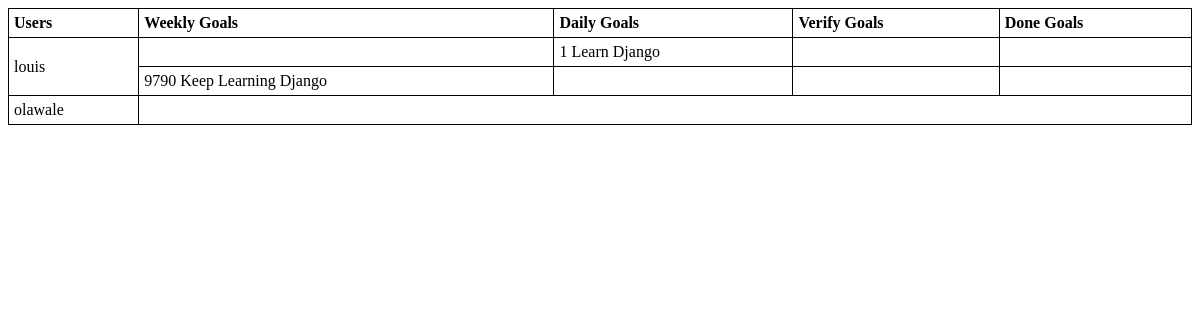
The page /moshoodscrumy/home/ on the database as committed earlier.
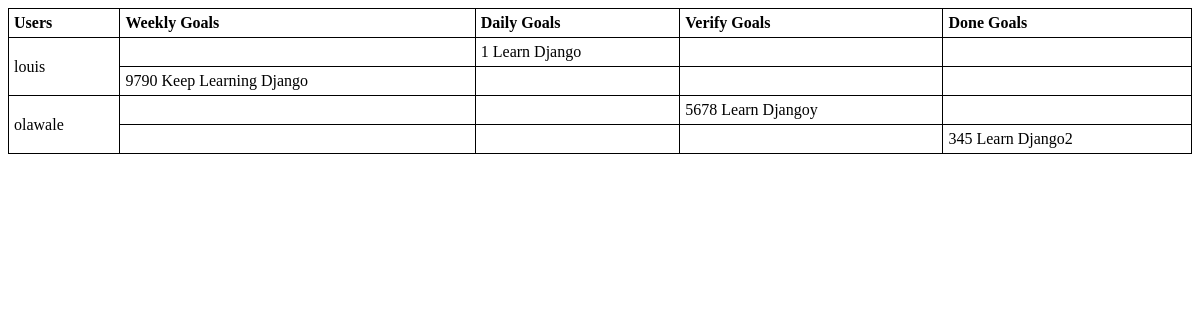
The same page on the database as committed later.
### moshoodscrumy/models.py (models this page shows, shortened)
class ScrumyGoals(models.Model):
	goal_name = models.CharField(max_length=300)
	goal_id = models.IntegerField()
	created_by = models.CharField(max_length=300)
	moved_by = models.CharField(max_length=300)
	owner = models.CharField(max_length=300)
	goal_status = models.ForeignKey(GoalStatus, on_delete=models.PROTECT)
	user = models.ForeignKey(User, on_delete=models.PROTECT, related_name='user_to_scrumy')

### moshoodscrumy/views.py (the view)
# urls.py: path('home/', views.home),
def home(request):
	dictionary = {}
	users = User.objects.all()
	dictionary['users'] = users
	return render(request, 'moshoodscrumy/home.html', dictionary)

### moshoodscrumy/templates/moshoodscrumy/home.html (shortened to what this page needs)
<!DOCTYPE html>
<html>
<head>
</head>
<body>
	<table style="width:100%">
		<tr>
			<th>Users</th>
			<th>Weekly Goals</th>
			<th>Daily Goals</th>
			<th>Verify Goals</th>
			<th>Done Goals</th>
		</tr>
		{% for user in users %}
		<tr>
			<td class="user" rowspan="{{user.user_to_scrumy.count}}">{{ user }}</td>
			{% for goal in user.user_to_scrumy.all %}
			<tr>
			{% if goal.goal_status.status_name == 'Weekly Goal' %}
				<td>{{goal.goal_id}}  {{ goal.goal_name }}</td>
				<td></td>
				<td></td>
				<td></td>
			{% elif goal.goal_status.status_name == 'Daily Goal'%}
				<td></td>
				<td>{{goal.goal_id}}  {{ goal.goal_name }}</td>
				<td></td>
				<td></td>
			{% elif goal.goal_status.status_name == 'Verify Goal'%}
				<td></td>
				<td></td>
				<td>{{goal.goal_id}}  {{ goal.goal_name }}</td>
				<td></td>
			{% else %}
				<td></td>
				<td></td>
				<td></td>
				<td>{{goal.goal_id}}  {{ goal.goal_name }}</td>
			{% endif %}
			</tr>
			{% endfor %}
		</tr>
		{% endfor %}
	</table>
</body>
</html>

### moshoodscrumy/templates/moshoodscrumy/home.html (style rules this page uses)
table, th, td { border: 1px solid black; border-collapse: collapse; }
th, td { padding: 5px; text-align: left; }

Rows that differ between the two databases and show on the page:
added ScrumyGoals: goal_id "5678", goal_name "Learn Djangoy"
added ScrumyGoals: goal_id "345", goal_name "Learn Django2"
